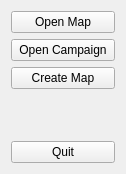
<?xml version="1.0" encoding="UTF-8"?>
<ui version="4.0">
 <class>StartupDialog</class>
 <widget class="QWidget" name="StartupDialog">
  <property name="geometry">
   <rect>
    <x>0</x>
    <y>0</y>
    <width>126</width>
    <height>174</height>
   </rect>
  </property>
  <property name="windowTitle">
   <string>Main Menu</string>
  </property>
  <layout class="QVBoxLayout" name="verticalLayout">
   <item>
    <widget class="QPushButton" name="openMap">
     <property name="text">
      <string>Open Map</string>
     </property>
    </widget>
   </item>
   <item>
    <widget class="QPushButton" name="openCampaign">
     <property name="text">
      <string>Open Campaign</string>
     </property>
    </widget>
   </item>
   <item>
    <widget class="QPushButton" name="createMap">
     <property name="text">
      <string>Create Map</string>
     </property>
    </widget>
   </item>
   <item>
    <spacer name="verticalSpacer">
     <property name="orientation">
      <enum>Qt::Vertical</enum>
     </property>
     <property name="sizeHint" stdset="0">
      <size>
       <width>20</width>
       <height>40</height>
      </size>
     </property>
    </spacer>
   </item>
   <item>
    <widget class="QPushButton" name="quit">
     <property name="text">
      <string>Quit</string>
     </property>
    </widget>
   </item>
  </layout>
 </widget>
 <resources/>
 <connections/>
</ui>
